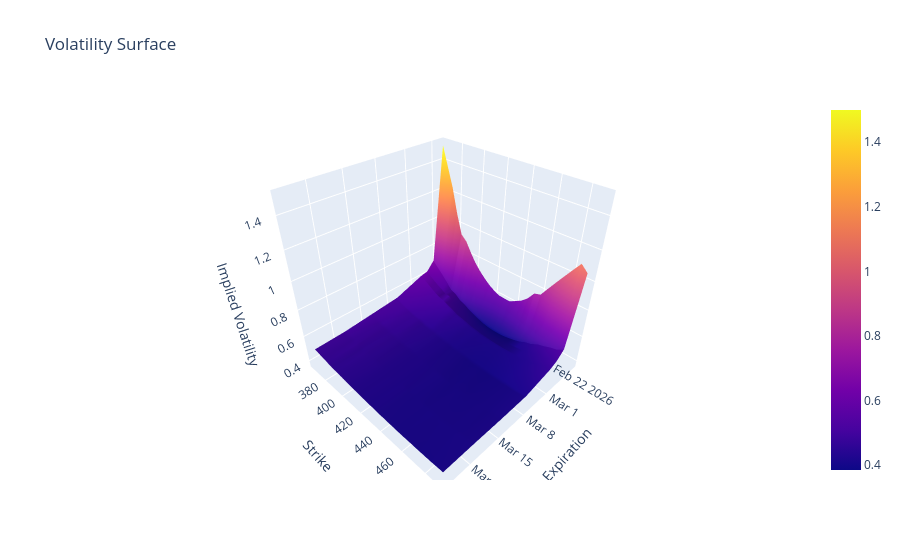

This figure's notebook cell:
### Markdown cell above
I've also saved the values to a csv called vol_surface.csv

Now, lets plot it using plotly. Note: this will open up in a browser

### Code cell
import plotly.graph_objects as go

def plot_surface(surface):
    surface.columns = pd.to_datetime(surface.columns)
    x_data = surface.columns
    y_data = surface.index
    z_data = surface.values

    fig = go.Figure(data=[go.Surface(z=z_data, x=x_data, y=y_data)])
    fig.update_layout(
        title='Volatility Surface',
        scene=dict(
            xaxis_title='Expiration',
            yaxis_title='Strike',
            zaxis_title='Implied Volatility'
        ),
    )
    fig.show()

plot_surface(surface)

### Figure 1 — Plotly figure (JSON) as saved in the notebook; plotly's stock layout.template omitted (floating-point values rounded to 4 significant figures; data arrays with more than 128 entries replaced by an {"elided": "..."} marker saying what was removed)
{"data": [{"type": "surface", "x": ["2026-02-20T00:00:00.000000000", "2026-02-23T00:00:00.000000000", "2026-02-25T00:00:00.000000000", "2026-02-27T00:00:00.000000000", "2026-03-06T00:00:00.000000000", "2026-03-13T00:00:00.000000000", "2026-03-20T00:00:00.000000000", "2026-03-27T00:00:00.000000000"], "y": [365.0, 375.0, 380.0, 385.0, 390.0, 395.0, 400.0, 405.0, 410.0, 415.0, 420.0, 425.0, 430.0, 435.0, 440.0, 445.0, 450.0, 455.0, 460.0, 465.0, 470.0, 475.0, 480.0, 485.0, 490.0], "z": {"elided": "25x8 float values"}}], "layout": {"scene": {"xaxis": {"title": {"text": "Expiration"}}, "yaxis": {"title": {"text": "Strike"}}, "zaxis": {"title": {"text": "Implied Volatility"}}}, "title": {"text": "Volatility Surface"}}}
